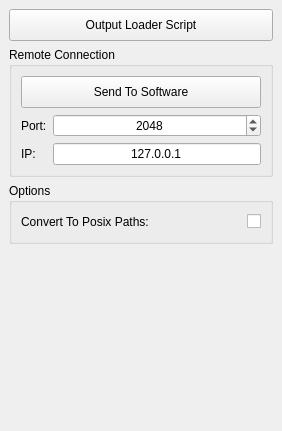
<?xml version="1.0" encoding="UTF-8"?>
<ui version="4.0">
 <class>Loader_Script_DockWidget</class>
 <widget class="QDockWidget" name="Loader_Script_DockWidget">
  <property name="geometry">
   <rect>
    <x>0</x>
    <y>0</y>
    <width>282</width>
    <height>431</height>
   </rect>
  </property>
  <property name="windowTitle">
   <string>Loader Script</string>
  </property>
  <widget class="QWidget" name="Loader_Script_dockWidgetContents">
   <layout class="QGridLayout" name="Loader_Script_dockWidgetContents_gridLayout">
    <item row="1" column="0">
     <widget class="QGroupBox" name="Remote_Connection_groupBox">
      <property name="title">
       <string>Remote Connection</string>
      </property>
      <layout class="QGridLayout" name="Remote_Connection_groupBox_gridLayout">
       <item row="0" column="0" colspan="2">
        <widget class="QPushButton" name="Send_To_Software_pushButton">
         <property name="minimumSize">
          <size>
           <width>0</width>
           <height>32</height>
          </size>
         </property>
         <property name="statusTip">
          <string>Send To Software Push Button: Direct connection to target 3d package if remote connection is available.</string>
         </property>
         <property name="text">
          <string>Send To Software</string>
         </property>
        </widget>
       </item>
       <item row="1" column="0" colspan="2">
        <widget class="QFrame" name="Remote_Connection_Options_frame">
         <property name="frameShape">
          <enum>QFrame::NoFrame</enum>
         </property>
         <property name="frameShadow">
          <enum>QFrame::Raised</enum>
         </property>
         <layout class="QGridLayout" name="Remote_Connection_Options_frame_gridLayout">
          <property name="margin">
           <number>0</number>
          </property>
          <item row="0" column="0">
           <widget class="QLabel" name="Port_label">
            <property name="text">
             <string>Port:</string>
            </property>
           </widget>
          </item>
          <item row="0" column="1">
           <widget class="QSpinBox" name="Software_Port_spinBox">
            <property name="minimumSize">
             <size>
              <width>0</width>
              <height>20</height>
             </size>
            </property>
            <property name="statusTip">
             <string>Software Port Spin Box: Port of the target 3d package.</string>
            </property>
            <property name="alignment">
             <set>Qt::AlignCenter</set>
            </property>
            <property name="maximum">
             <number>65535</number>
            </property>
            <property name="value">
             <number>2048</number>
            </property>
           </widget>
          </item>
          <item row="1" column="1">
           <widget class="QLineEdit" name="Address_lineEdit">
            <property name="statusTip">
             <string>Ip Address Line Edit: Ip adress of the computer running the target 3d package.</string>
            </property>
            <property name="text">
             <string>127.0.0.1</string>
            </property>
            <property name="alignment">
             <set>Qt::AlignCenter</set>
            </property>
           </widget>
          </item>
          <item row="1" column="0">
           <widget class="QLabel" name="Address_label">
            <property name="text">
             <string>IP:</string>
            </property>
           </widget>
          </item>
         </layout>
        </widget>
       </item>
      </layout>
     </widget>
    </item>
    <item row="0" column="0">
     <layout class="QVBoxLayout" name="Loader_Script_verticalLayout">
      <item>
       <widget class="QPushButton" name="Output_Loader_Script_pushButton">
        <property name="minimumSize">
         <size>
          <width>0</width>
          <height>32</height>
         </size>
        </property>
        <property name="statusTip">
         <string>Output Loader Script Push Button: Outputs the Loader Script.</string>
        </property>
        <property name="text">
         <string>Output Loader Script</string>
        </property>
       </widget>
      </item>
     </layout>
    </item>
    <item row="5" column="0">
     <spacer name="Loader_Script_verticalSpacer">
      <property name="orientation">
       <enum>Qt::Vertical</enum>
      </property>
      <property name="sizeHint" stdset="0">
       <size>
        <width>20</width>
        <height>117</height>
       </size>
      </property>
     </spacer>
    </item>
    <item row="4" column="0">
     <widget class="QGroupBox" name="Options_groupBox">
      <property name="title">
       <string>Options</string>
      </property>
      <layout class="QGridLayout" name="Windows_Options_groupBox_gridLayout">
       <item row="0" column="0">
        <widget class="QFrame" name="Windows_Options_frame">
         <property name="frameShape">
          <enum>QFrame::NoFrame</enum>
         </property>
         <property name="frameShadow">
          <enum>QFrame::Raised</enum>
         </property>
         <layout class="QGridLayout" name="gridLayout">
          <property name="margin">
           <number>0</number>
          </property>
          <item row="0" column="0">
           <layout class="QHBoxLayout" name="Convert_To_Posix_Paths_horizontalLayout">
            <item>
             <widget class="QLabel" name="Convert_To_Posix_Paths_label">
              <property name="text">
               <string>Convert To Posix Paths:</string>
              </property>
             </widget>
            </item>
            <item>
             <spacer name="Convert_To_Posix_Paths_horizontalSpacer">
              <property name="orientation">
               <enum>Qt::Horizontal</enum>
              </property>
              <property name="sizeHint" stdset="0">
               <size>
                <width>40</width>
                <height>20</height>
               </size>
              </property>
             </spacer>
            </item>
            <item>
             <widget class="QCheckBox" name="Convert_To_Posix_Paths_checkBox">
              <property name="statusTip">
               <string>Convert To Posix Paths Check Box: Windows paths will be converted to Unix paths, drive letters will be trimmed.</string>
              </property>
              <property name="layoutDirection">
               <enum>Qt::RightToLeft</enum>
              </property>
             </widget>
            </item>
           </layout>
          </item>
         </layout>
        </widget>
       </item>
      </layout>
     </widget>
    </item>
   </layout>
  </widget>
 </widget>
 <resources/>
 <connections/>
</ui>
